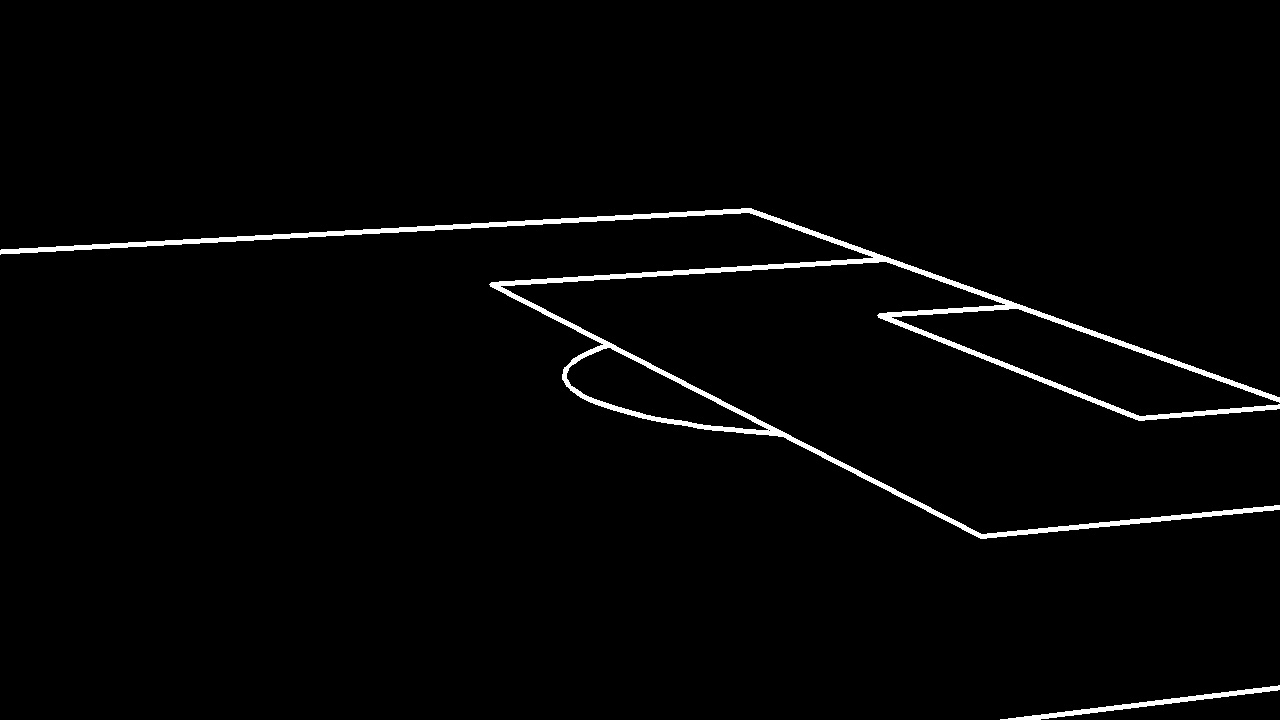
#> input picture data/16_edge_image.jpg, 1280 x 720 px
$ python -i synthetic_util.py   (imports and definitions only)   (older library calls are emulated)
#> lines starting #> are read from the running program, lines starting #| are printed output that depends on the picture; after the words box and inside, x2 and y2 are one past the last pixel; in counts of white or black regions, pixels touching at a corner belong together
#> further down, picture is the input picture: shape (720, 1280, 3); min 0, max 255, mean 5.1
import numpy as np
import cv2 as cv

from util.rotation_util import RotationUtil
from util.projective_camera import ProjectiveCamera

class SyntheticUtil:
    # [32 lines left out: function camera_to_edge_image, not called in this run]

    @staticmethod
    def distance_transform(img):
        """
        :param img: OpenCV Image
        :return:
        """
        h, w, c = img.shape
#> h = 720; w = 1280; c = 3
        if c == 3:
            img = cv.cvtColor(img, cv.COLOR_BGR2GRAY)
        else:
            assert c == 1

        _, binary_im = cv.threshold(img, 10, 255, cv.THRESH_BINARY_INV)
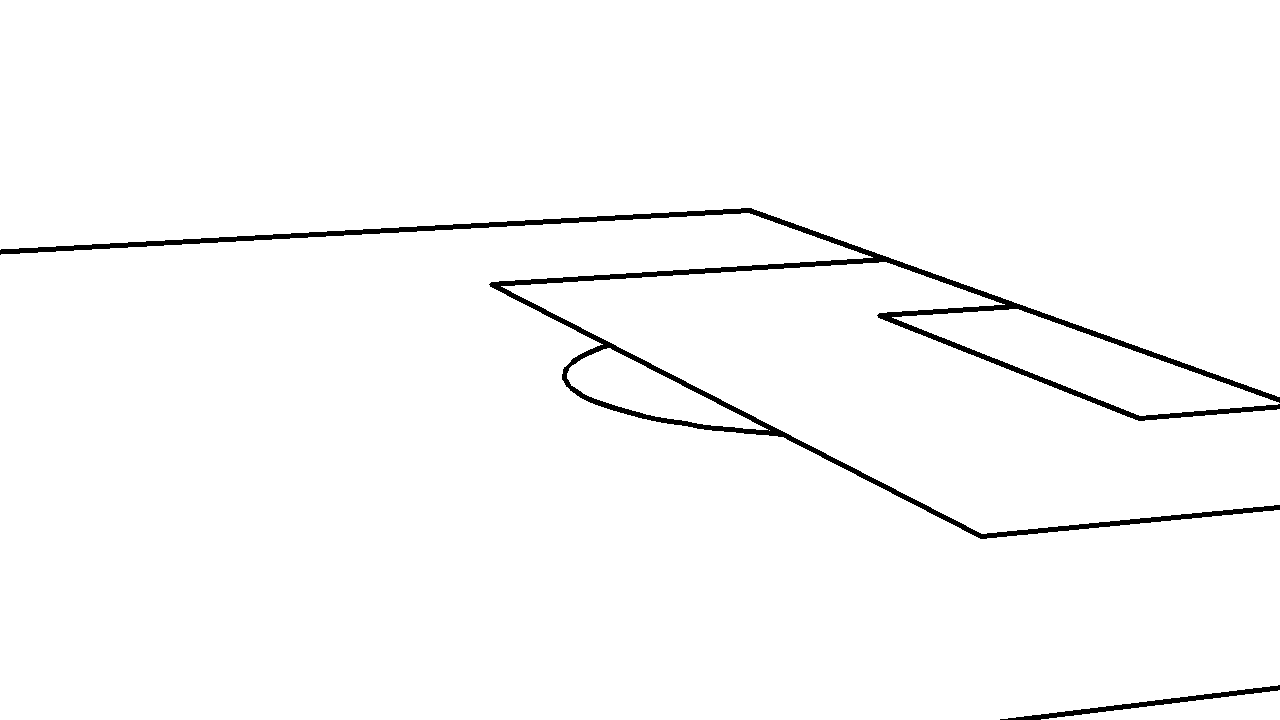
#> binary_im: shape (720, 1280); 98% white; 2 black regions, box (x1, y1, x2, y2) and area: (0, 208, 1280, 539) 16935, (1000, 685, 1280, 720) 1327

        dist_im = cv.distanceTransform(binary_im, cv.DIST_L2, cv.DIST_MASK_PRECISE)
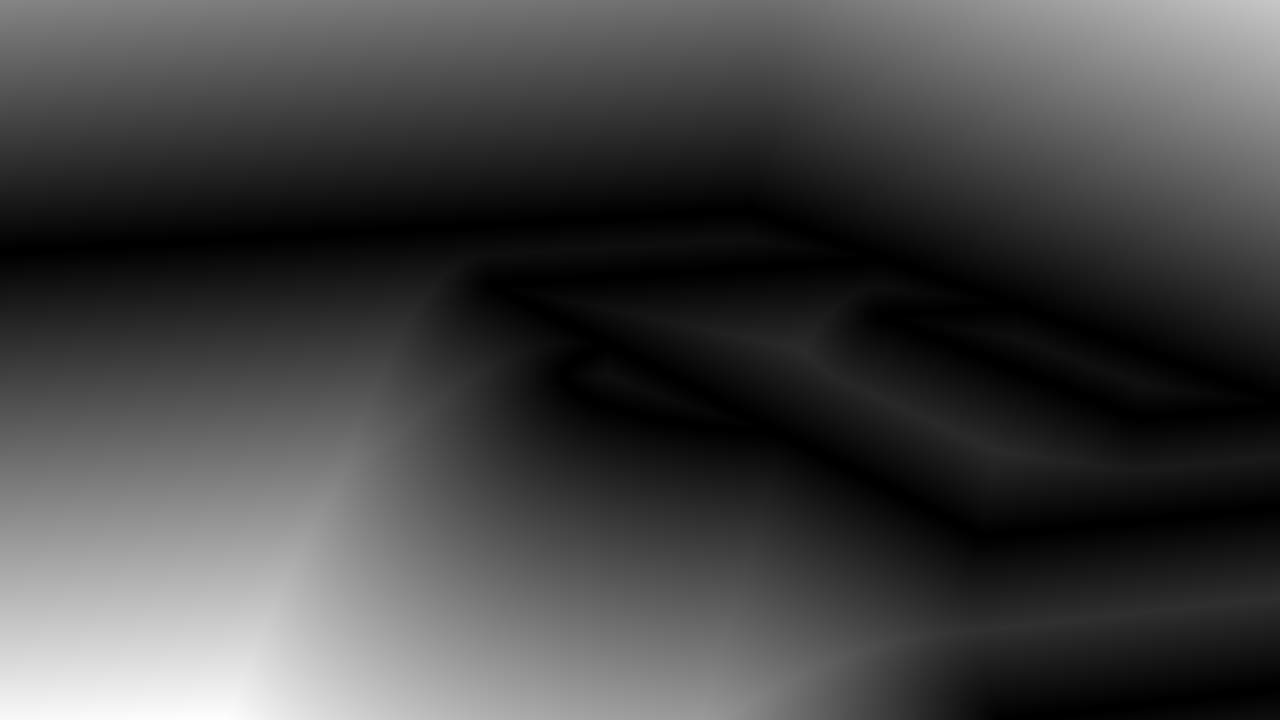
#> dist_im: shape (720, 1280) float32; min 0, max 476.7, mean 128.2; drawn with min black and max white
        return dist_im

    # [282 lines left out: functions find_transform, generate_ptz_cameras, sample_positive_pair, generate_database_images, ut_camera_to_edge_image, ut_generate_ptz_cameras and 3 more, not called in this run]


# [5 lines not run here, left out]
    #ut_distance_transform()

>>> import cv2
>>> picture = cv2.imread('../../data/16_edge_image.jpg')
>>> result = SyntheticUtil().distance_transform(picture)
